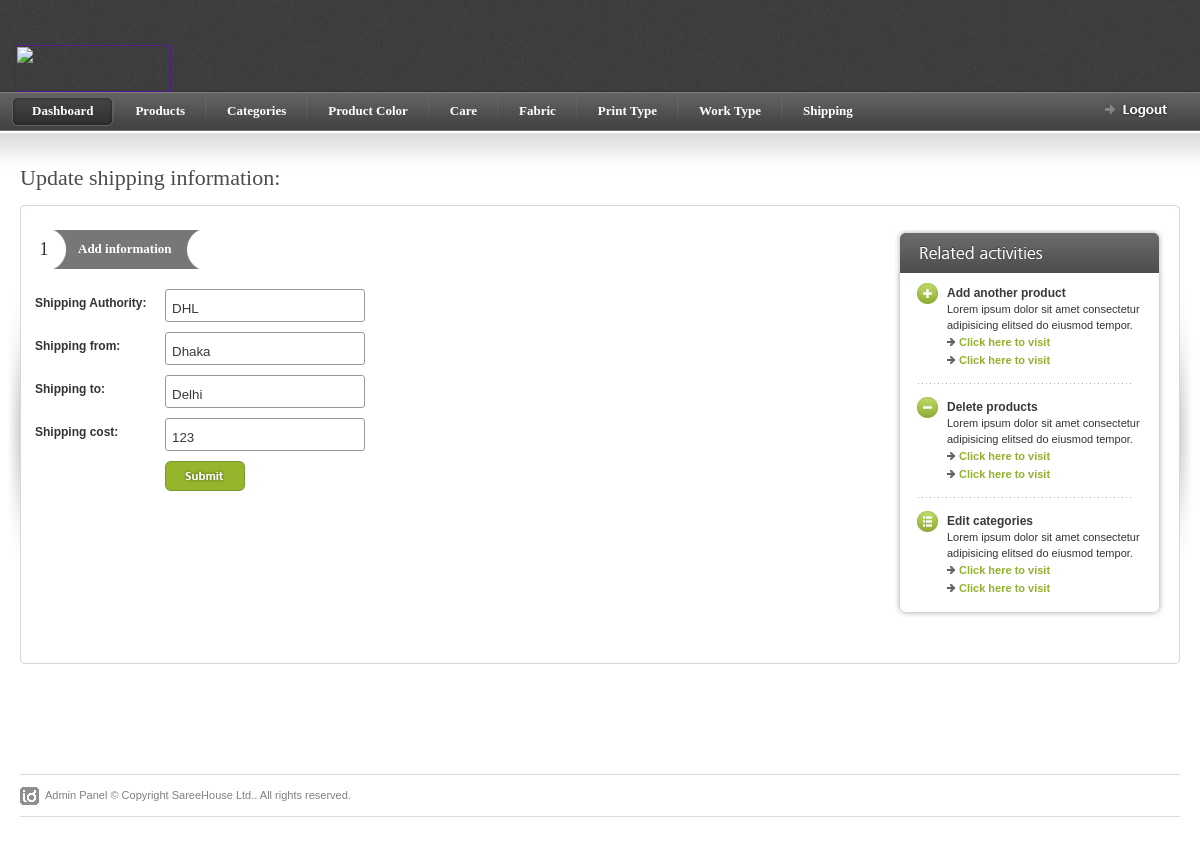
/admin/edit_shipping.php?edit=25 (signed in), run on the app's committed database.
### tables this page shows
CREATE TABLE IF NOT EXISTS `shipping` (
  `shipping_id` int(5) NOT NULL,
  `product_shipping` varchar(200) NOT NULL,
  `from` varchar(100) NOT NULL,
  `to` varchar(100) NOT NULL,
  `price` varchar(10) NOT NULL
);

### admin/edit_shipping.php (the view, shortened to what this page needs)
<?php
if(!isset($_SESSION['user_name'])){
header("location: login.php");
}
else {
?>
<?php
if(isset($_GET['edit'])){
	$edit_id = $_GET['edit'];
	$edit_query = "select * from shipping where shipping_id='$edit_id'";
	$run_edit=mysql_query($edit_query);
	while($edit_row= mysql_fetch_array($run_edit)){
		$product_shipping=$edit_row['product_shipping'];
		$from=$edit_row['from'];
		$to=$edit_row['to'];
		$price=$edit_row['price'];
	}
?>
<!DOCTYPE html PUBLIC "-//W3C//DTD XHTML 1.0 Strict//EN" "http://www.w3.org/TR/xhtml1/DTD/xhtml1-strict.dtd">
<html xmlns="http://www.w3.org/1999/xhtml">
<head>
<link rel="stylesheet" href="css/screen.css" type="text/css" media="screen" title="default" />
<link rel="stylesheet" href="css/datePicker.css" type="text/css" />
</head>
<body>
<div>
<?php include "topmenu.php" ?>
</div>
<div id="content-outer">
<div id="content">
<div id="page-heading"><h1>Update shipping information:</h1></div>
<table border="0" width="100%" cellpadding="0" cellspacing="0" id="content-table">
<tr>
	<th rowspan="3" class="sized"><img src="images/shared/side_shadowleft.jpg" width="20" height="300" alt="" /></th>
	<th class="topleft"></th>
	<td id="tbl-border-top">&nbsp;</td>
	<th class="topright"></th>
	<th rowspan="3" class="sized"><img src="images/shared/side_shadowright.jpg" width="20" height="300" alt="" /></th>
</tr>
<tr>
	<td id="tbl-border-left"></td>
	<td>
	<div id="content-table-inner">
	<table border="0" width="100%" cellpadding="0" cellspacing="0">
	<tr valign="top">
	<td>
		<div id="step-holder">
			<div class="step-no">1</div>
			<div class="step-dark-left"><a href="">Add information</a></div>
			<div class="step-dark-right">&nbsp;</div>
		</div>
<form method="post" action="edit_shipping.php?edit_form=<?php echo $edit_id;?>" enctype="multipart/form-data">
	<table border="0" cellpadding="0" cellspacing="0"  id="id-form">
		<tr>
			<th valign="top">Shipping Authority:</th>
			<td><input type="text" name="product_shipping" class="inp-form" value="<?php echo $product_shipping;?>" /></td>
		</tr>
		<tr>
			<th valign="top">Shipping from:</th>
			<td><input type="text" name="from" class="inp-form" value="<?php echo $from;?>"/></td>
		</tr>
		<tr>
			<th valign="top">Shipping to:</th>
			<td><input type="text" name="to" class="inp-form" value="<?php echo $to;?>"/></td>
		</tr>
		<tr>
			<th valign="top">Shipping cost:</th>
			<td><input type="number" name="price" class="inp-form" value="<?php echo $price;?>"/></td>
		</tr>
		<tr>
				<th>&nbsp;</th>
				<td valign="top">
					<input type="submit" name="update" class="form-submit" />
				</td>
		</tr>
	</table>
	</form>
	</td>
	<td>
	<div id="related-activities">
		<div id="related-act-top">
		<img src="images/forms/header_related_act.gif" width="271" height="43" alt="" />
		</div>
		<div id="related-act-bottom">
			<div id="related-act-inner">
				<div class="left"><a href=""><img src="images/forms/icon_plus.gif" width="21" height="21" alt="" /></a></div>
				<div class="right">
					<h5>Add another product</h5>
					Lorem ipsum dolor sit amet consectetur
					adipisicing elitsed do eiusmod tempor.
					<ul class="greyarrow">
						<li><a href="">Click here to visit</a></li>
						<li><a href="">Click here to visit</a> </li>
					</ul>
				</div>
				<div class="lines-dotted-short"></div>
				<div class="left"><a href=""><img src="images/forms/icon_minus.gif" width="21" height="21" alt="" /></a></div>
				<div class="right">
					<h5>Delete products</h5>
					Lorem ipsum dolor sit amet consectetur
					adipisicing elitsed do eiusmod tempor.
					<ul class="greyarrow">
						<li><a href="">Click here to visit</a></li>
						<li><a href="">Click here to visit</a> </li>
					</ul>
				</div>
				<div class="lines-dotted-short"></div>
				<div class="left"><a href=""><img src="images/forms/icon_edit.gif" width="21" height="21" alt="" /></a></div>
				<div class="right">
					<h5>Edit categories</h5>
					Lorem ipsum dolor sit amet consectetur
					adipisicing elitsed do eiusmod tempor.
					<ul class="greyarrow">
						<li><a href="">Click here to visit</a></li>
						<li><a href="">Click here to visit</a> </li>
					</ul>
				</div>
			</div>
		</div>
	</div>
</td>
</tr>
<tr>
<td><img src="images/shared/blank.gif" width="695" height="1" alt="blank" /></td>
<td></td>
</tr>
</table>
</div>
</td>
<td id="tbl-border-right"></td>
</tr>
<tr>
	<th class="sized bottomleft"></th>
	<td id="tbl-border-bottom">&nbsp;</td>
	<th class="sized bottomright"></th>
</tr>
</table>
</div>
</div>
<?php include "footer.php" ?>
</body>
</html>
<?php
}
 ?>
<?php } ?>

### admin/css/screen.css (style rules this page uses)
* { margin: 0; padding: 0; }
html, body { height: 100%; }
body { background: #fff; color: #393939; font-family: Arial; font-size: 0px; line-height: 0; }
#content-outer { background: url(../images/shared/content_repeat.jpg) repeat-x; }
#content { color: #333; font-family: Arial, Helvetica, sans-serif; font-size: 12px; line-height: 18px; margin: 0 auto 0 auto; max-width: 1260px; min-width: 780px; padding: 35px 0px 30px 0px; }
#content-table { font-size: 0px; line-height: 0px; }
#content-table th.sized { height: 15px; width: 15px; padding: 0; margin: 0; font-size: 0px; line-height: 0px; }
#content-table-inner { font-size: 12px; line-height: 12px; padding: 10px 0 20px 0; }
#tbl-border-top { background: url(../images/shared/border_bit.jpg) top repeat-x; line-height: 0;font-size: 0px; height: 15px; }
#tbl-border-bottom { background: url(../images/shared/border_bit.jpg) bottom repeat-x; line-height: 0;font-size: 0px; height: 15px; }
#tbl-border-left { background: url(../images/shared/border_bit.jpg) left repeat-y; }
#tbl-border-right { background: url(../images/shared/border_bit.jpg) right repeat-y; }
.topleft { background: url(../images/shared/corner_top_left.jpg) no-repeat; width:15px; height:15px; }
.topright { background: url(../images/shared/corner_top_right.jpg) no-repeat; width:15px; height:15px; }
.bottomleft { background: url(../images/shared/corner_bottom_left.jpg) no-repeat; width:15px; height:15px; }
.bottomright { background: url(../images/shared/corner_bottom_right.jpg) no-repeat; width:15px; height:15px; }
#page-heading { margin: 0 0 15px 20px; }
h1 { color: #4b4b4b; font-family: Tahoma; font-size: 22px; line-height: 24px; font-weight: normal; }
#related-activities { float: right; font-size: 0px; line-height: 0; width: 271px; }
#related-act-top { font-size: 0px; line-height: 0; }
#related-act-bottom { background: url(../images/forms/bg_related_act.gif) no-repeat bottom; font-size: 0px; line-height: 0; }
#related-act-inner { font-size: 11px; line-height: 16px; margin: 0 auto 0px auto; padding: 10px 0 20px 0; width: 225px; }
#related-act-inner .left { float: left; width: 30px; }
#related-act-inner .right { float: left; width: 195px; padding: 2px 0 0 0; }
#related-act-inner .right h5 { color: #393939; font-size: 12px; }
ul.greyarrow { list-style-type: none; }
ul.greyarrow li { background: url(../images/forms/icon_list_arrow.gif) no-repeat 0 5px; line-height: 18px; padding: 0 0 0 12px; }
ul.greyarrow li a { color: #92b22c; font-weight: bold; }
.lines-dotted-short { background: url(../images/forms/lines_dotted_short.gif) no-repeat 0px 14px; font-size: 0px; height: 28px; line-height: 0; }
.form-submit { background: url(../images/forms/form_submit.gif) no-repeat; border: none; cursor: pointer; display: block; float: left; height: 30px; margin: 0 4px 0 0; padding: 0; text-indent: -3000px; width: 80px; }
.inp-form { background: url(../images/forms/form_inp.gif) no-repeat; border: none; color: #393939; height: 25px; padding: 6px 6px 0 6px; width: 186px; }
#id-form td { padding: 0 0 10px 0; }
#id-form th { line-height: 28px; min-width: 130px; padding: 0 0 10px 0; text-align: left; width: 130px; }
#step-holder { font-family: Tahoma; height:39px; margin-bottom: 20px; }
.step-no { float:left; height:29px; width:18px; font-size: 18px; line-height: 18px; padding:10px 0 0 0; text-align: center; }
.step-dark-left { float:left; background: url(../images/forms/step_dark_left.gif) no-repeat; height:27px; padding:13px 15px 0 25px; font-size: 13px; color:#fff; font-weight: bold; }
.step-dark-left a { font-size: 13px; color:#fff; font-weight: bold; }
.step-dark-right { float:left; width:12px; background: url(../images/forms/step_dark_right.gif) no-repeat; height:39px; }
table { border-collapse: collapse; }
a { outline: none; text-decoration: none; }
img { border: 0; }
form { margin: 0; padding: 0; }
.inp-form { background: none; border: medium none; color: #393939; height: 25px; padding: 6px 6px 0; width: 186px; border: 1px solid #999; border-radius: 3px; }

### data on the page
shipping: product_shipping "DHL", from "Dhaka", to "Delhi", price "123"
